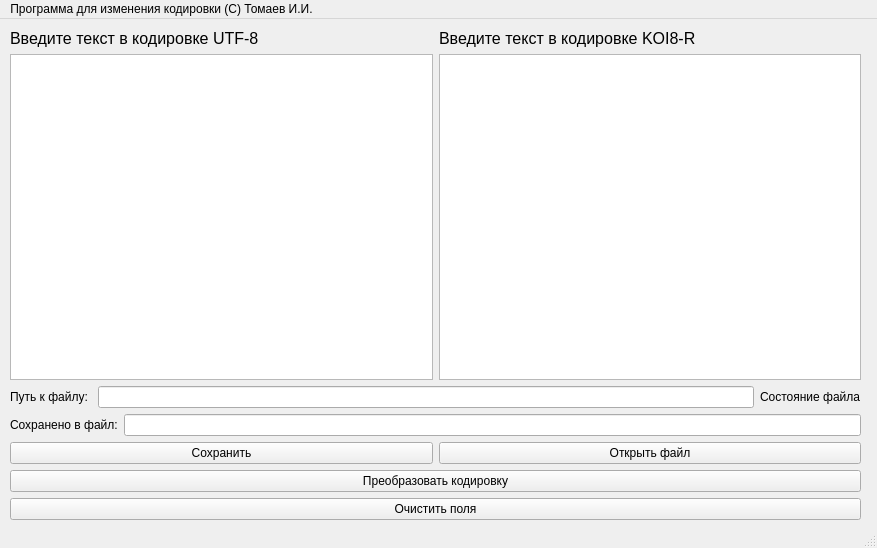
<?xml version="1.0" encoding="UTF-8"?>
<ui version="4.0">
 <class>MainWindow</class>
 <widget class="QMainWindow" name="MainWindow">
  <property name="geometry">
   <rect>
    <x>0</x>
    <y>0</y>
    <width>877</width>
    <height>548</height>
   </rect>
  </property>
  <property name="tabletTracking">
   <bool>false</bool>
  </property>
  <property name="windowTitle">
   <string>MainWindow</string>
  </property>
  <property name="autoFillBackground">
   <bool>false</bool>
  </property>
  <widget class="QWidget" name="centralwidget">
   <widget class="QWidget" name="layoutWidget">
    <property name="geometry">
     <rect>
      <x>10</x>
      <y>10</y>
      <width>851</width>
      <height>491</height>
     </rect>
    </property>
    <layout class="QVBoxLayout" name="verticalLayout">
     <item>
      <layout class="QHBoxLayout" name="horizontalLayout_3">
       <item>
        <widget class="QLabel" name="label_3">
         <property name="font">
          <font>
           <pointsize>12</pointsize>
          </font>
         </property>
         <property name="text">
          <string>Введите текст в кодировке UTF-8</string>
         </property>
        </widget>
       </item>
       <item>
        <widget class="QLabel" name="label_4">
         <property name="font">
          <font>
           <pointsize>12</pointsize>
          </font>
         </property>
         <property name="text">
          <string>Введите текст в кодировке KOI8-R</string>
         </property>
        </widget>
       </item>
      </layout>
     </item>
     <item>
      <layout class="QHBoxLayout" name="horizontalLayout_2">
       <item>
        <widget class="QTextEdit" name="utfText">
         <property name="font">
          <font>
           <pointsize>12</pointsize>
          </font>
         </property>
        </widget>
       </item>
       <item>
        <widget class="QTextEdit" name="koiText">
         <property name="font">
          <font>
           <pointsize>12</pointsize>
          </font>
         </property>
        </widget>
       </item>
      </layout>
     </item>
     <item>
      <layout class="QHBoxLayout" name="horizontalLayout">
       <item>
        <widget class="QLabel" name="FileLabel">
         <property name="text">
          <string>Путь к файлу: </string>
         </property>
        </widget>
       </item>
       <item>
        <widget class="QLineEdit" name="FileLine"/>
       </item>
       <item>
        <widget class="QLabel" name="condit">
         <property name="text">
          <string>Состояние файла</string>
         </property>
        </widget>
       </item>
      </layout>
     </item>
     <item>
      <layout class="QHBoxLayout" name="horizontalLayout_5">
       <item>
        <widget class="QLabel" name="label">
         <property name="text">
          <string>Сохранено в файл:</string>
         </property>
        </widget>
       </item>
       <item>
        <widget class="QLineEdit" name="FileLineOut"/>
       </item>
      </layout>
     </item>
     <item>
      <layout class="QVBoxLayout" name="verticalLayout_2">
       <item>
        <layout class="QHBoxLayout" name="horizontalLayout_4">
         <item>
          <widget class="QPushButton" name="SaveFile">
           <property name="text">
            <string>Сохранить</string>
           </property>
          </widget>
         </item>
         <item>
          <widget class="QPushButton" name="OpenFile">
           <property name="text">
            <string>Открыть файл</string>
           </property>
          </widget>
         </item>
        </layout>
       </item>
       <item>
        <widget class="QPushButton" name="KtU">
         <property name="text">
          <string>Преобразовать кодировку</string>
         </property>
        </widget>
       </item>
       <item>
        <widget class="QPushButton" name="Clear">
         <property name="text">
          <string>Очистить поля</string>
         </property>
        </widget>
       </item>
      </layout>
     </item>
    </layout>
   </widget>
  </widget>
  <widget class="QMenuBar" name="menubar">
   <property name="geometry">
    <rect>
     <x>0</x>
     <y>0</y>
     <width>877</width>
     <height>21</height>
    </rect>
   </property>
   <widget class="QMenu" name="menu">
    <property name="title">
     <string>Программа для изменения кодировки (С) Томаев И.И.</string>
    </property>
   </widget>
   <addaction name="menu"/>
  </widget>
  <widget class="QStatusBar" name="statusbar"/>
  <action name="actionKOI8_R">
   <property name="text">
    <string>KOI8-R</string>
   </property>
  </action>
 </widget>
 <resources/>
 <connections/>
</ui>
